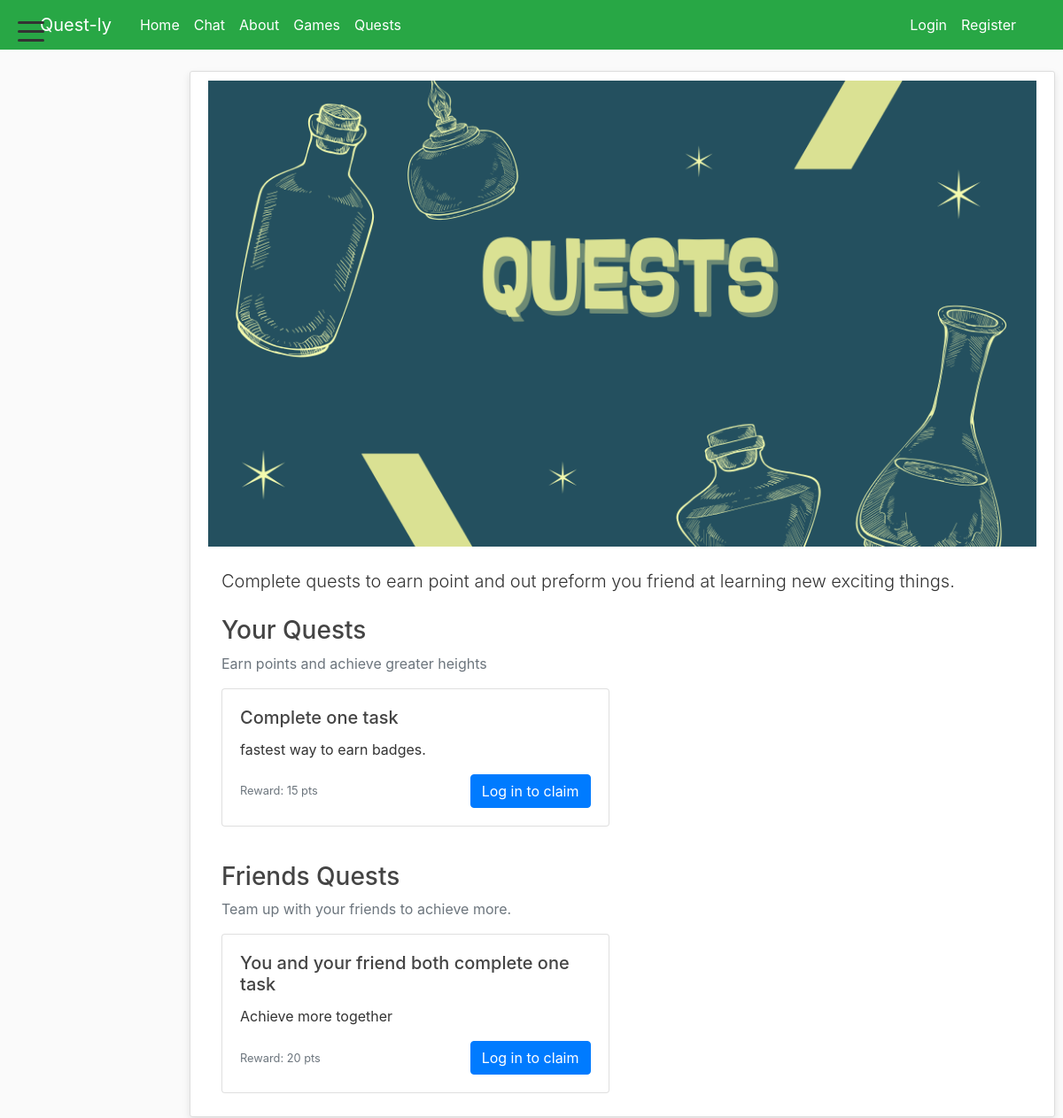
Page /quests/ on the committed database.
### blog/models.py (models this page shows, shortened)
class QuestPage(models.Model):
    hero_title = models.CharField(max_length=200, default='Quests')
    hero_text = models.TextField(blank=True, default='')
    hero_image = models.ImageField(upload_to='quests/', blank=True, null=True)

class QuestCategory(models.Model):
    name = models.CharField(max_length=150)
    description = models.TextField(blank=True, default='')
    order = models.IntegerField(default=0)
    class Meta:
        ordering = ['order', 'name']

class Quest(models.Model):
    category = models.ForeignKey(QuestCategory, related_name='quests', on_delete=models.CASCADE)
    title = models.CharField(max_length=200)
    description = models.TextField(blank=True, default='')
    points_reward = models.IntegerField(default=10, help_text='Points awarded when user completes this quest')
    is_active = models.BooleanField(default=True)
    created_at = models.DateTimeField(auto_now_add=True)

### quests/views.py (the view)
# urls.py: path('', views.quests, name='quests'),
def quests(request):
    page = QuestPage.objects.first()
    categories = QuestCategory.objects.prefetch_related('quests').all()
    completed_ids = set()
    if request.user.is_authenticated:
        completed_ids = set(CompletedQuest.objects.filter(user=request.user).values_list('quest_id', flat=True))
    return render(request, 'quests/quests.html', {
        'title': 'Quests',
        'page': page,
        'categories': categories,
        'completed_ids': completed_ids,
    })

### blog/context_processors.py (called while the page is built)
def all_courses(request):
    try:
        courses = Course.objects.all()
    except Exception:
        courses = []
    return {'all_courses': courses}

def home_url(request):
    try:
        if getattr(request.user, 'is_authenticated', False):
            profile = getattr(request.user, 'profile', None)
            user_type = getattr(profile, 'user_type', None)
            if getattr(request.user, 'is_superuser', False) or user_type == 'teacher':
                return {'home_url': reverse('teachers')}
            if user_type == 'student':
                return {'home_url': reverse('students')}
            if user_type == 'parent':
                return {'home_url': reverse('parents')}
    except Exception:
        pass
    return {'home_url': reverse('home')}

### blog/models.py (called while the page is built)
    def get_absolute_url(self):
        return reverse('task-detail', kwargs={'task_id': self.pk})

### quests/templates/quests/quests.html (shortened to what this page needs)
{% extends "blog/base.html" %}
{% block content %}
<div class="content-section">
    <div class="container-fluid p-0">
        {% if page and page.hero_image %}
            <div>
                <img src="{{ page.hero_image.url }}" alt="{{ page.hero_title }}" style="width:100%;height:auto;object-fit:cover;">
            </div>
        {% endif %}
        <div class="container mt-4">
            {% if page and page.hero_text %}
                <p class="lead">{{ page.hero_text }}</p>
            {% endif %}
            {% for cat in categories %}
                <h3 class="mt-4">{{ cat.name }}</h3>
                {% if cat.description %}
                    <p class="text-muted">{{ cat.description }}</p>
                {% endif %}
                <div class="row">
                    {% for quest in cat.quests.all %}
                        <div class="col-md-6 mb-3">
                            <div class="card h-100">
                                <div class="card-body d-flex flex-column">
                                    <h5 class="card-title">{{ quest.title }}</h5>
                                    <p class="card-text">{{ quest.description|default:"(no description)" }}</p>
                                    <div class="mt-auto d-flex justify-content-between align-items-center">
                                        <small class="text-muted">Reward: {{ quest.points_reward }} pts</small>
                                        {% if user.is_authenticated %}
                                            {% if quest.id in completed_ids %}
                                                <button class="btn btn-outline-secondary" disabled>Completed</button>
                                            {% else %}
                                                <form method="post" action="{% url 'quest-complete' quest.id %}">
                                                    {% csrf_token %}
                                                    <button type="submit" class="btn btn-success">Done</button>
                                                </form>
                                            {% endif %}
                                        {% else %}
                                            <a href="{% url 'choose-login' %}?next={% url 'quests' %}" class="btn btn-primary">Log in to claim</a>
                                        {% endif %}
                                    </div>
                                </div>
                            </div>
                        </div>
                    {% endfor %}
                </div>
            {% empty %}
                <p>No quests defined yet. Add some in the admin.</p>
            {% endfor %}
        </div>
    </div>
</div>
{% endblock %}

### blog/static/blog/main.css (style rules this page uses)
body { background: #fafafa; color: #333333; margin-top: 5rem; }
h1, h2, h3, h4, h5, h6 { color: #444444; }
.content-section { background: #ffffff; padding: 10px 20px; border: 1px solid #dddddd; border-radius: 3px; margin-bottom: 20px; box-shadow: 0 4px 8px rgba(0, 0, 0, 0.1); }

### rows in the picture
QuestPage: hero_image (picture), hero_text "Complete quests to earn point and out preform you friend at learning new exciting things."
QuestCategory: name "Your Quests", description "Earn points and achieve greater heights"
Quest: title "Complete one task", description "fastest way to earn badges.", points_reward "15"
QuestCategory: name "Friends Quests", description "Team up with your friends to achieve more."
Quest: title "You and your friend both complete one task", description "Achieve more together", points_reward "20"
